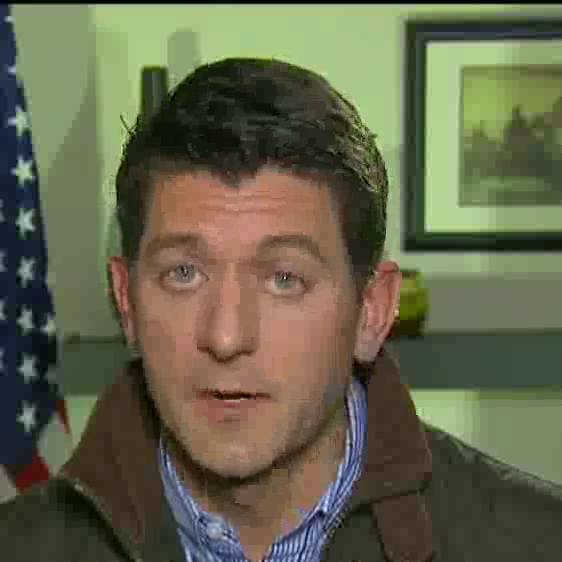
#> input picture frame 150 of data/HDTF/videos/1.mp4, 562 x 562 px
$ python preprocess.py
#> lines starting #> are read from the running program, lines starting #| are printed output that depends on the picture
import cv2
import os
import numpy as np
import face_alignment
from skimage import io
from tqdm import tqdm
import glob
import random
import threading
from multiprocessing import Pool
from concurrent.futures import ThreadPoolExecutor
import subprocess
def extract_images(vid_file,ori_imgs_dir,id=None,frame_total=None):
    # print('--- Step1: extract images from vids ---')
    cap = cv2.VideoCapture(vid_file)
    frame_num = 0
    for _ in tqdm(range(1500), leave = False, desc= os.path.basename(vid_file)):
        _, frame = cap.read()
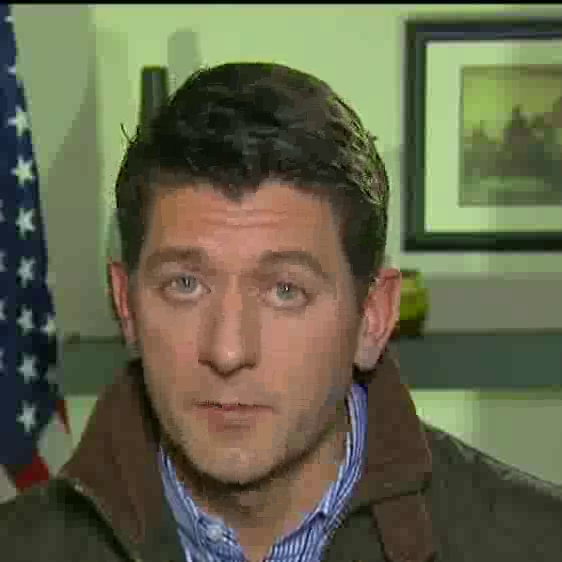
#> input picture frame 152 of data/HDTF/videos/1.mp4, 562 x 562 px
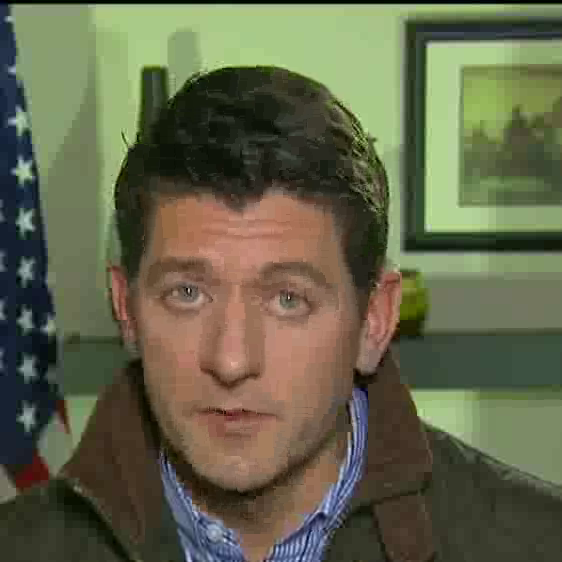
#> input picture frame 153 of data/HDTF/videos/1.mp4, 562 x 562 px
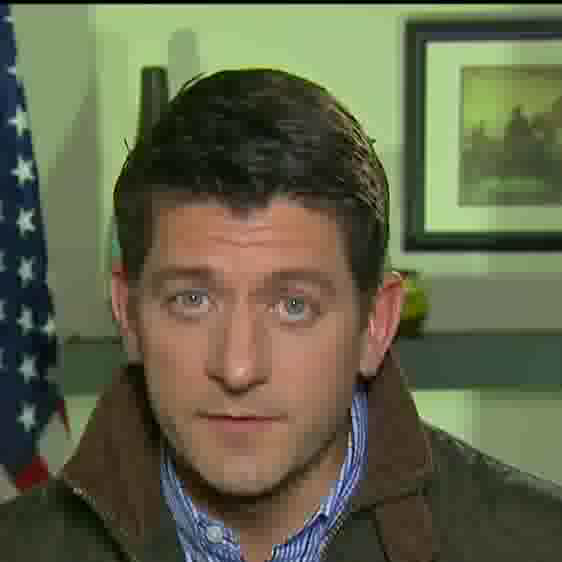
#> input picture frame 156 of data/HDTF/videos/1.mp4, 562 x 562 px
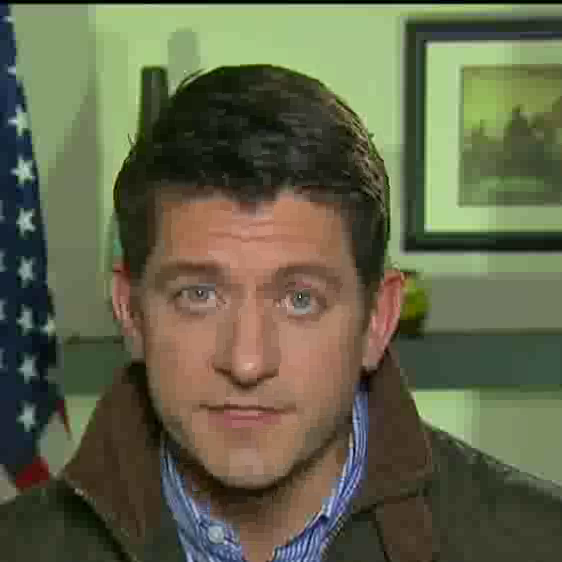
#> input picture frame 159 of data/HDTF/videos/1.mp4, 562 x 562 px
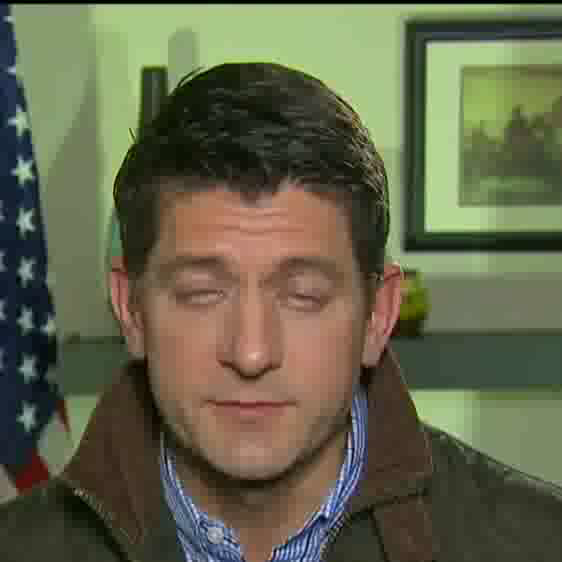
#> input picture frame 168 of data/HDTF/videos/1.mp4, 562 x 562 px
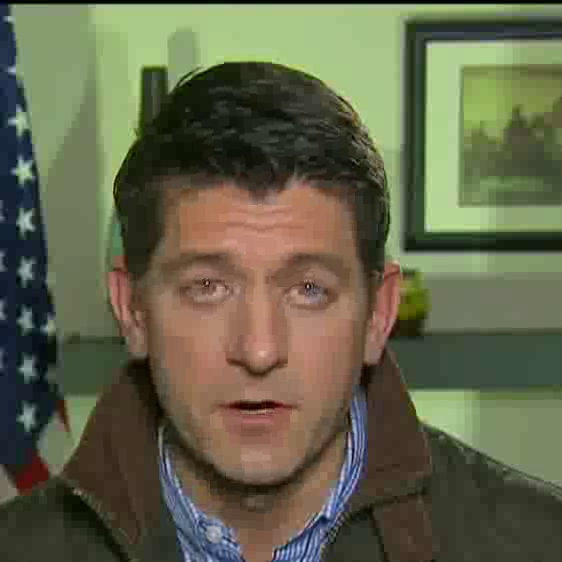
#> input picture frame 173 of data/HDTF/videos/1.mp4, 562 x 562 px
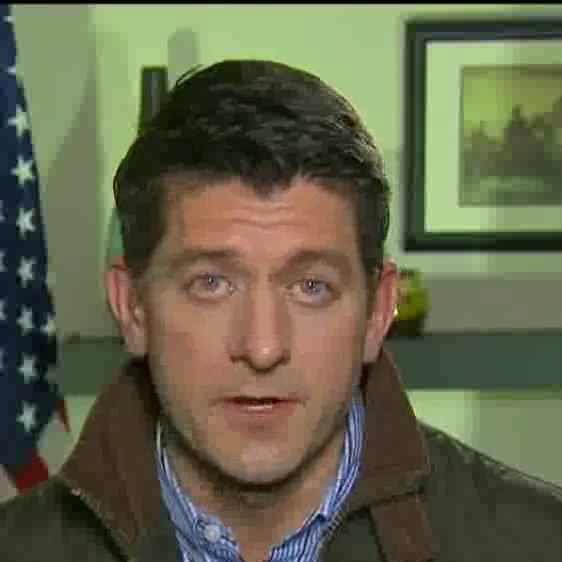
#> input picture frame 179 of data/HDTF/videos/1.mp4, 562 x 562 px
        if frame is None:
            break
        if id:
            cv2.imwrite(os.path.join(ori_imgs_dir, id + '_' + str(frame_num) + '.jpg'), frame)
        else:
            cv2.imwrite(os.path.join(ori_imgs_dir, id + '_' + str(frame_num) + '.jpg'), frame)
        frame_num = frame_num + 1
        # if frame_total:
            # if frame_num >= frame_total:
                # break
    cap.release()
    # exit()

# Step 2: detect lands
# [26 lines left out: functions detect_lands, extract_deepspeech_feature, not called in this run]
    # extract_ds_cmd = 'python data_util/deepspeech_features/extract_ds_features.py --input=' + audio_dir
    # os.system(extract_ds_cmd)
    # exit()

def get_mp4_files_in_folder(folder_path):
    mp4_files = []
    print(os.path.join(folder_path, '*.mp4'))
    for file in glob.glob(os.path.join(folder_path, '*.mp4')):
        if os.path.isfile(file):
            mp4_files.append(file)
    mp4_files.sort(key = lambda x:int(os.path.basename(x).split(".")[0]))
    return mp4_files

# [25 lines left out: function step1, not called in this run]

def step1_multithreaded(video_dir = None, ori_imgs_dir='../data/HDTF/images',  num_threads=4):
    video_list = get_mp4_files_in_folder(video_dir)
    def process_video(vid):
        extract_images(vid, ori_imgs_dir, os.path.basename(vid).split('.')[0], 1500)
        return vid

    with ThreadPoolExecutor(max_workers=num_threads) as executor, tqdm(total=len(video_list)) as pbar:
        for result in executor.map(process_video, video_list):
            pbar.set_description(f"Processing '{result}'")
            pbar.update(1)

    return video_list

def process_video(vid, ori_imgs_dir, index):
    vid_file = f'../data/HDTF/{vid}.mp4'
    extract_images(vid_file, ori_imgs_dir, index, 1500)

# [65 lines left out: functions process_image, detect_lands_multithreaded, step2, step2_multithreaded, step3_multithreaded, not called in this run]


if __name__ == '__main__':
    root = '../data/HDTF'
    video_dir = os.path.join(root,'videos')
    ori_imgs_dir  = os.path.join(root,'images')
    lmd_dir = os.path.join(root,'landmarks')
    audio_dir = os.path.join(root,'audio_smooth')

    os.makedirs(video_dir, exist_ok = True)
    os.makedirs(ori_imgs_dir, exist_ok = True)
    os.makedirs(lmd_dir, exist_ok = True)
    os.makedirs(audio_dir, exist_ok = True)

    num_workers = 8
    num_gpu = 1
    start = 1
    end = 279
    video_list = step1_multithreaded(video_dir, ori_imgs_dir, num_workers*2)
    step2_multithreaded(ori_imgs_dir, lmd_dir, 1, num_gpu)
    step3_multithreaded(video_dir, audio_dir, start, end, num_workers)

$ run again, starting later in the video
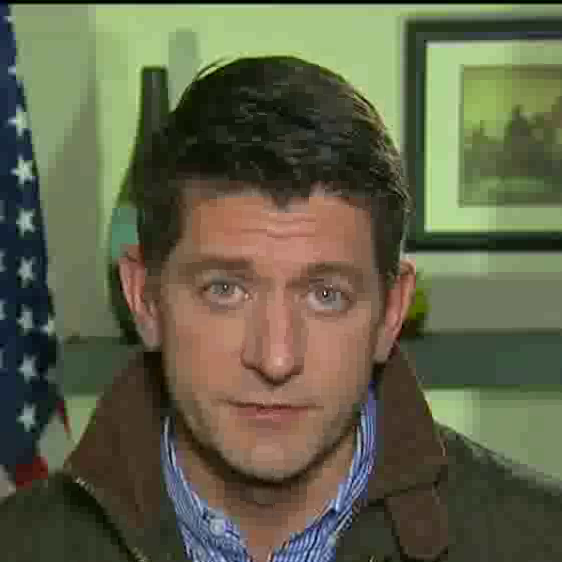
#> input picture frame 675 of data/HDTF/videos/1.mp4, 562 x 562 px
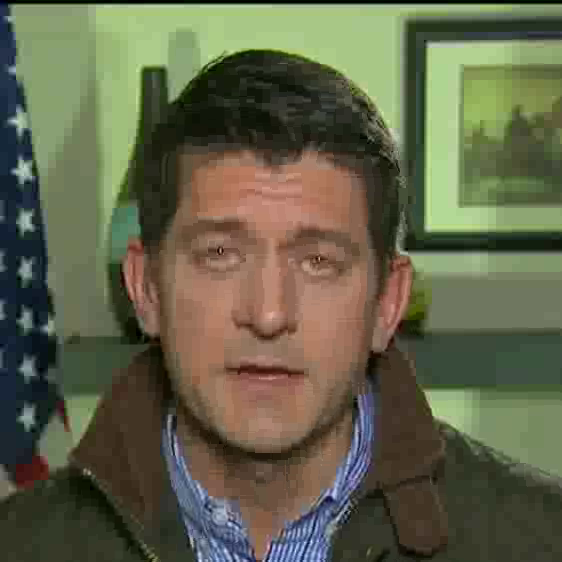
#> input picture frame 701 of data/HDTF/videos/1.mp4, 562 x 562 px
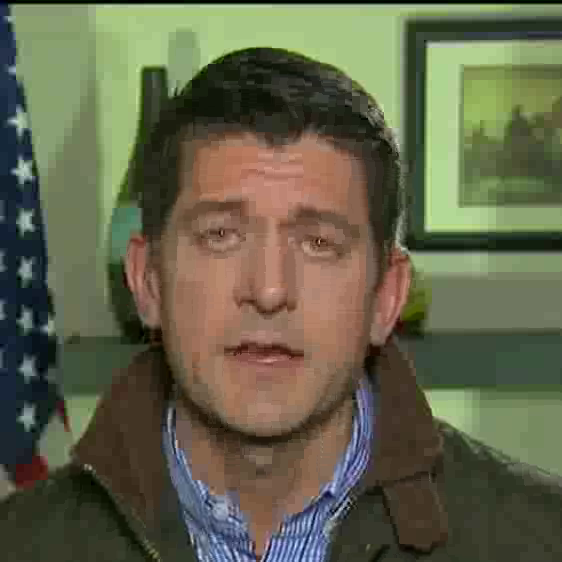
#> input picture frame 704 of data/HDTF/videos/1.mp4, 562 x 562 px

$ run again, starting later in the video
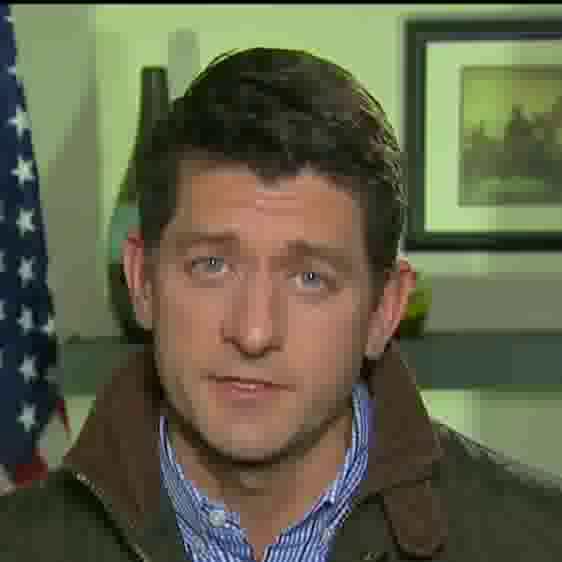
#> input picture frame 1200 of data/HDTF/videos/1.mp4, 562 x 562 px
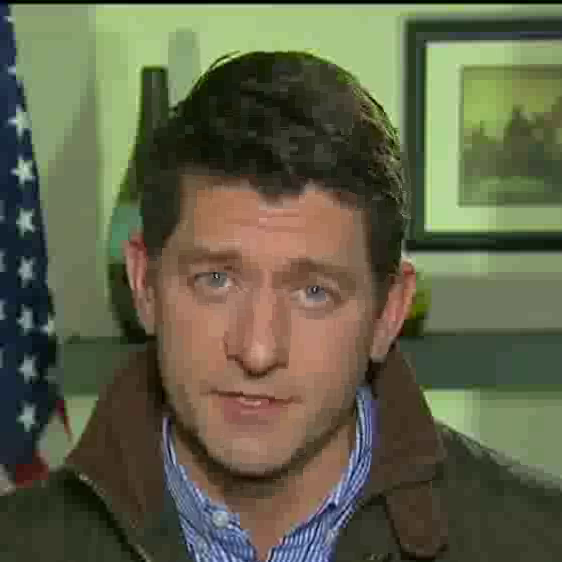
#> input picture frame 1204 of data/HDTF/videos/1.mp4, 562 x 562 px
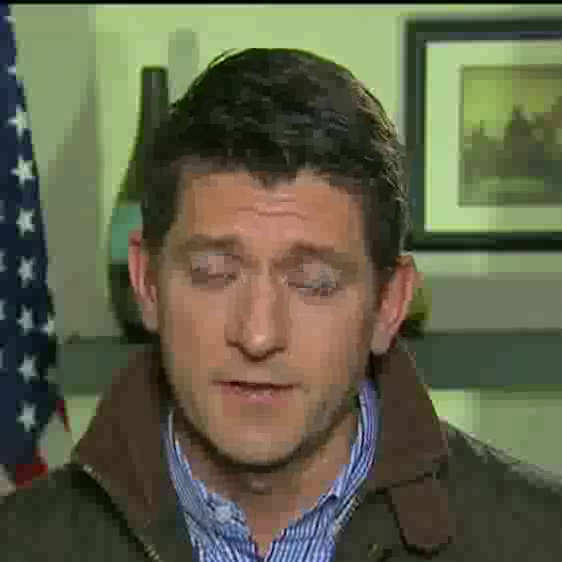
#> input picture frame 1229 of data/HDTF/videos/1.mp4, 562 x 562 px
